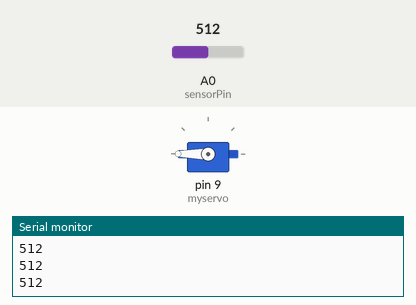
Simulated run of this sketch. Board: Arduino Uno, built with avr-gcc and run on an emulated ATmega328P. On the bench: servo, the last lines printed to the serial monitor. The test bench sets the inputs (shaded band); at power-on: A0 (sensorPin) = 512.

Above: at 1.2 s.
1.3 s: A0 (sensorPin) set to 53
2.8 s: A0 (sensorPin) set to 43
At 3.8 s:
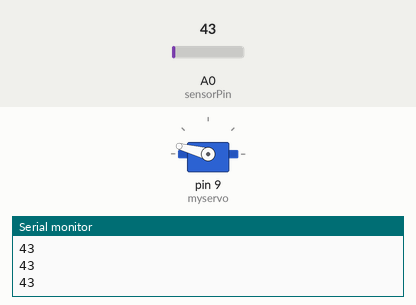
4.3 s: A0 (sensorPin) set to 122
At 5.2 s:
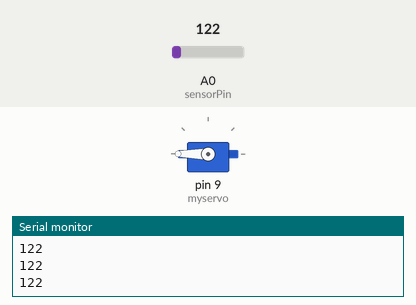
5.8 s: A0 (sensorPin) set to 38
At 6.1 s:
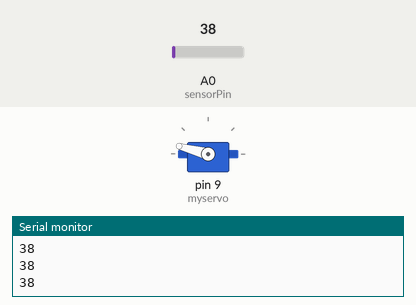
Timing chart, 0 to 8.3 s (numbered marks = the images above; inputs shaded):
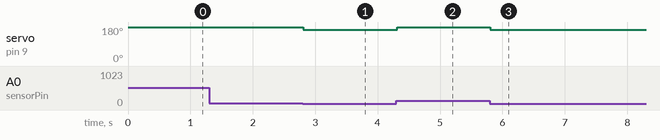

Measured:
- the behaviour switches between 49 and 48 on A0 (sensorPin) (found by bisection; images 0 and 1)
- after the input at 2.8 s, servo on pin 9 (myservo): 180° → 165° at once
- after the input at 4.3 s, servo on pin 9 (myservo): 165° → 180° at once
- after the input at 5.8 s, servo on pin 9 (myservo): 180° → 165° at once

The sketch:

google_game_script.ino
```cpp
#include <Servo.h>

Servo myservo;  // create servo object to control a servo

int sensorPin = A0; // select the input pin for LDR
int pos = 0;    // variable to store the servo position
int sensorValue = 0; // variable to store the value coming from the sensor

void setup() {
  Serial.begin(9600); //sets serial port for communication
  myservo.attach(9);  // attaches the servo on pin 9 to the servo object
}

void loop() {
    sensorValue = analogRead(sensorPin); // read the value from the sensor
    Serial.println(sensorValue); //prints the values coming from the sensor on the screen
    if (sensorValue <= 48 )
    {
      myservo.write(165);
      delay(50 );
    }
    else
    {
      myservo.write(180);
    }
    delay(10);
}
```
